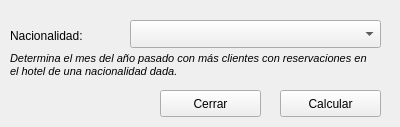
<?xml version="1.0" encoding="UTF-8"?>
<ui version="4.0">
 <class>maxClientes</class>
 <widget class="QWidget" name="maxClientes">
  <property name="geometry">
   <rect>
    <x>0</x>
    <y>0</y>
    <width>400</width>
    <height>127</height>
   </rect>
  </property>
  <property name="windowTitle">
   <string>Máximo de clientes</string>
  </property>
  <widget class="QLabel" name="label">
   <property name="geometry">
    <rect>
     <x>10</x>
     <y>27</y>
     <width>111</width>
     <height>18</height>
    </rect>
   </property>
   <property name="whatsThis">
    <string/>
   </property>
   <property name="text">
    <string>Nacionalidad:</string>
   </property>
  </widget>
  <widget class="QComboBox" name="nacionalidades">
   <property name="geometry">
    <rect>
     <x>130</x>
     <y>20</y>
     <width>251</width>
     <height>28</height>
    </rect>
   </property>
  </widget>
  <widget class="QPushButton" name="calcular">
   <property name="geometry">
    <rect>
     <x>280</x>
     <y>90</y>
     <width>101</width>
     <height>27</height>
    </rect>
   </property>
   <property name="toolTip">
    <string>Calcula el porciento mensual de reservaciones de clientes de una nacionalidad dada en lo que va de mes.</string>
   </property>
   <property name="text">
    <string>Calcular</string>
   </property>
  </widget>
  <widget class="QPushButton" name="cerrar">
   <property name="geometry">
    <rect>
     <x>160</x>
     <y>90</y>
     <width>101</width>
     <height>27</height>
    </rect>
   </property>
   <property name="text">
    <string>Cerrar</string>
   </property>
  </widget>
  <widget class="QLabel" name="label_2">
   <property name="geometry">
    <rect>
     <x>10</x>
     <y>54</y>
     <width>361</width>
     <height>21</height>
    </rect>
   </property>
   <property name="font">
    <font>
     <family>Ubuntu</family>
     <pointsize>8</pointsize>
     <italic>true</italic>
    </font>
   </property>
   <property name="lineWidth">
    <number>1</number>
   </property>
   <property name="text">
    <string>Determina el mes del año pasado con más clientes con reservaciones en el hotel de una nacionalidad dada.</string>
   </property>
   <property name="wordWrap">
    <bool>true</bool>
   </property>
  </widget>
 </widget>
 <resources/>
 <connections/>
</ui>
